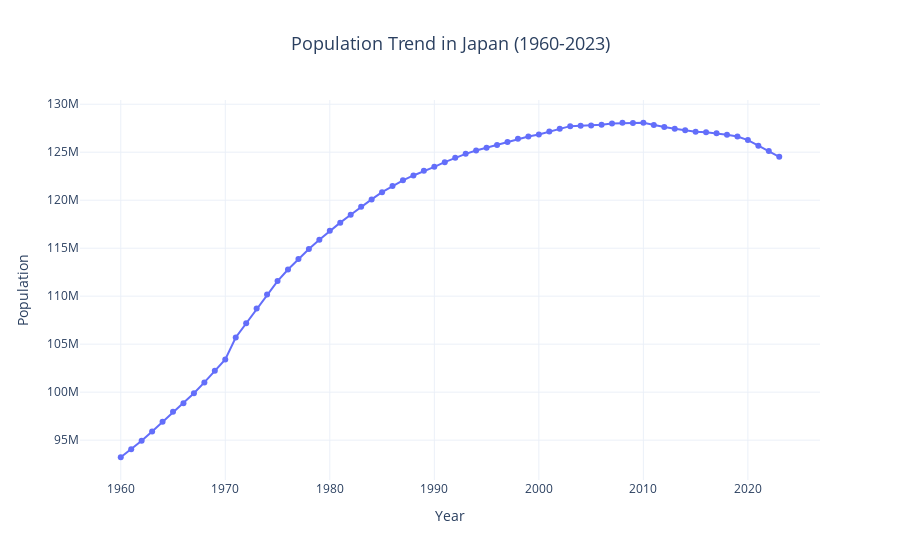

Here is the notebook cell this chart was saved with:
### Markdown cell above
### **Step 6: Population Trend Line Graph**
I visualize the population trends in Japan during the same period. This graph shows steady growth until the early 2000s, followed by a noticeable decline.

### Code cell
fig_population = px.line(
    merged_data,
    x='Year',
    y='Population',
    title='Population Trend in Japan (1960-2023)',
    labels={'Population': 'Population', 'Year': 'Year'},
    markers=True
)

fig_population.update_layout(
    xaxis_title="Year",
    yaxis_title="Population",
    template="plotly_white",
    title_font_size=18,
    title_x=0.5,
    font=dict(size=12)
)

fig_population.show()

### Figure 1 — Plotly figure (JSON) as saved in the notebook; plotly's stock layout.template omitted (floating-point values rounded to 4 significant figures)
{"data": [{"hovertemplate": "Year=%{x}<br>Population=%{y}<extra></extra>", "legendgroup": "", "line": {"color": "#636efa", "dash": "solid"}, "marker": {"symbol": "circle"}, "mode": "lines+markers", "name": "", "orientation": "v", "showlegend": false, "type": "scatter", "x": [1960, 1961, 1962, 1963, 1964, 1965, 1966, 1967, 1968, 1969, 1970, 1971, 1972, 1973, 1974, 1975, 1976, 1977, 1978, 1979, 1980, 1981, 1982, 1983, 1984, 1985, 1986, 1987, 1988, 1989, 1990, 1991, 1992, 1993, 1994, 1995, 1996, 1997, 1998, 1999, 2000, 2001, 2002, 2003, 2004, 2005, 2006, 2007, 2008, 2009, 2010, 2011, 2012, 2013, 2014, 2015, 2016, 2017, 2018, 2019, 2020, 2021, 2022, 2023], "xaxis": "x", "y": [93216000, 94055000, 94933000, 95900000, 96903000, 97952000, 98851000, 99879000, 101011000, 102219000, 103403000, 105697000, 107188000, 108707000, 110162000, 111573000, 112775000, 113872000, 114913000, 115890000, 116807000, 117661000, 118480000, 119307000, 120083000, 120837000, 121482000, 122069000, 122578000, 123069000, 123478000, 123964000, 124425000, 124829000, 125178000, 125472000, 125757000, 126057000, 126400000, 126631000, 126843000, 127149000, 127445000, 127718000, 127761000, 127773000, 127854000, 128001000, 128063000, 128047000, 128070000, 127833000, 127629000, 127445000, 127276000, 127141000, 127076000, 126972000, 126811000, 126633000, 126261000, 125681593, 125124989, 124516650], "yaxis": "y"}], "layout": {"font": {"size": 12}, "legend": {"tracegroupgap": 0}, "title": {"font": {"size": 18}, "text": "Population Trend in Japan (1960-2023)", "x": 0.5}, "xaxis": {"anchor": "y", "domain": [0, 1], "title": {"text": "Year"}}, "yaxis": {"anchor": "x", "domain": [0, 1], "title": {"text": "Population"}}}}
